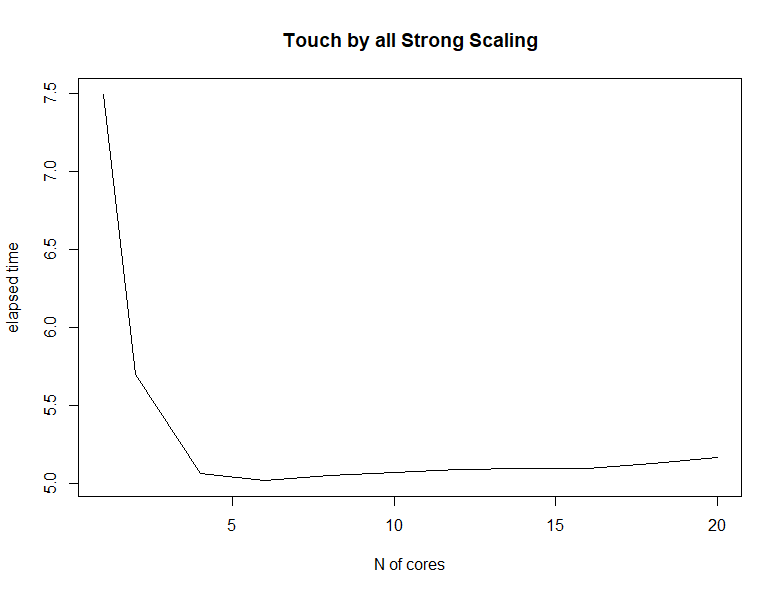

Generate this figure with R:
library(readr)
time_executions <- read_csv2("time_executions.csv")
View(time_executions)

plot(time_executions$p,time_executions$time,type = "l",ylab = "elapsed time",xlab= "N of cores",main = "Touch by all Strong Scaling")
serial_time=time_executions$time[1]
plot(time_executions$p,serial_time/time_executions$time,type = "l",ylab = "speedup",xlab= "N of cores")
